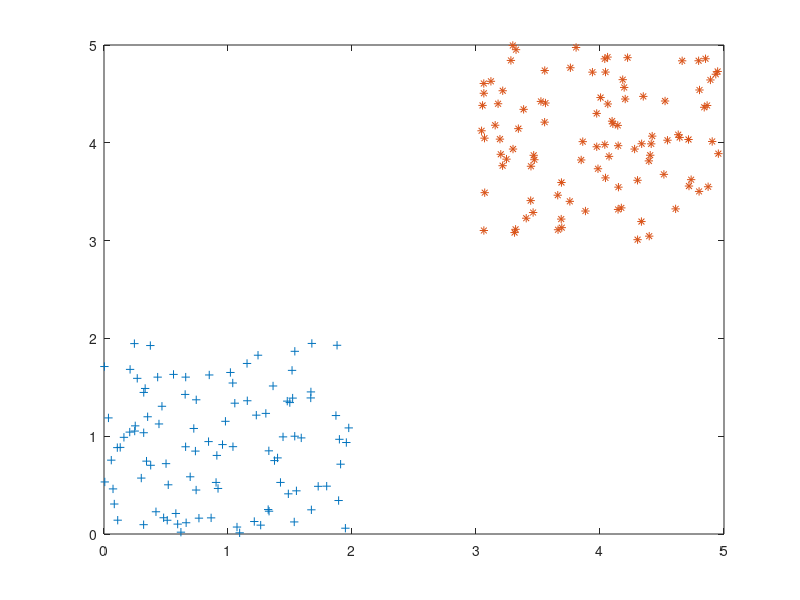

The MATLAB source for this figure: (Note: this script raises an error after producing the figure.)
clear all 
close all
clc

load('perceptronDataset.mat')
 
plot(classes(1,1:100), classes(2,1:100),'+');
hold
plot(classes(1,101:200), classes(2,101:200),'*');

w_init1 =[1 1 -0.5]';
w_init2 = [1 1 0.5]';
rho=0.01;


w_final1 = Algorithm(w_init1,classes,rho);
x1(1,1)=-w_final1(3,1)/w_final1(1,1); x1(1,2)=0;
x2(1,2)=-w_final1(3,1)/w_final1(2,1); x2(1,1)=0;
line(x1,x2);


w_final2 = Algorithm(w_init2,classes,rho);
y1(1,1)=-w_final2(3,1)/w_final2(1,1); y1(1,2)=0;
y2(1,2)=-w_final2(3,1)/w_final2(2,1); y2(1,1)=0;
line(y1,y2);

